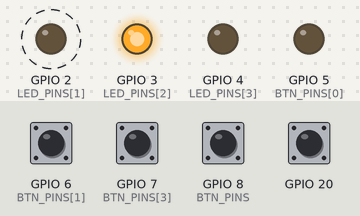
A sketch run on a simulated ESP32-C6. Parts: output pins drawn as LEDs (lit = HIGH). Dashed ring = blinking. The inputs (shaded band) are chosen by the test bench; at power-on: GPIO 6 (BTN_PINS[1]), GPIO 7 (BTN_PINS[3]), GPIO 8 (BTN_PINS), GPIO 20 HIGH. WiFi joins after 1.5 s; servers stay silent unless stated; random numbers use the default seed unless the sketch sets one; EEPROM starts erased; what the sketch prints to the serial monitor is not drawn.

Above: at 2.67 s.
3.6 s: GPIO 6 (BTN_PINS[1]) pulled LOW for 0.15 s
At 4.1 s:
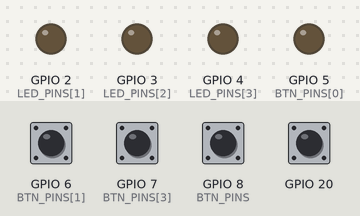
5.2 s: GPIO 8 (BTN_PINS) pulled LOW for 0.15 s
At 5.47 s:
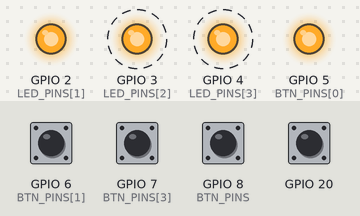
8.2 s: GPIO 20 pulled LOW for 1 s
At 8.8 s:
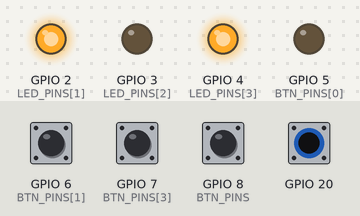
10.7 s: GPIO 20 pulled LOW for 0.15 s
At 10.79 s:
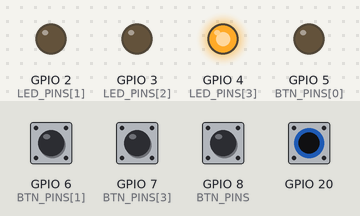
13.7 s: GPIO 8 (BTN_PINS) pulled LOW for 1 s
16.2 s: GPIO 6 (BTN_PINS[1]) pulled LOW for 1 s
Timing chart, 0 to 20.2 s (numbered marks = the images above; inputs shaded):
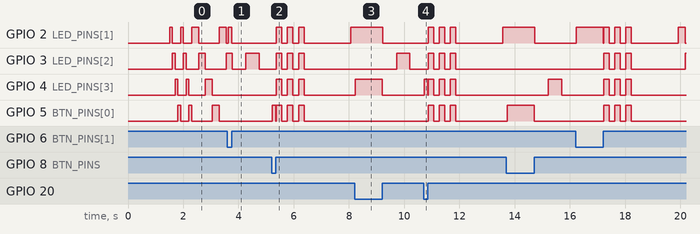

The sketch:

memory_game.ino
```cpp
//memory game for Seeed XIAO ESP32 C6
//LED pins: D0 red, D1 yellow, D2 green, D3 blue (through resistors to GND)
//Button pins: D4 red, D5 yellow, D7 green, D8 blue

#include <WiFi.h>
#include <WebServer.h>
#include <Preferences.h>

const char* WIFI_SSID = ""; //set to default when pushing
const char* WIFI_PASS = ""; //set to default when pushing


const int LED_PINS[4] = {D0, D1, D2, D3};
const int BTN_PINS[4] = {D4, D5, D7, D8};

const int MAX_LEVEL = 25;
int sequence[MAX_LEVEL];
int level = 0;

const int TOP = 10;
int scores[TOP];
int gameNums[TOP];
int gamesPlayed = 0;
Preferences prefs;
WebServer server(80);

void setup() {
  Serial.begin(115200);
  for (int i = 0; i < 4; i++) {
    pinMode(LED_PINS[i], OUTPUT);
    digitalWrite(LED_PINS[i], LOW);
    pinMode(BTN_PINS[i], INPUT_PULLUP);
  }
  prefs.begin("memgame", false);
  for (int i = 0; i < TOP; i++) {
    scores[i]   = prefs.getInt(("s" + String(i)).c_str(), 0);
    gameNums[i] = prefs.getInt(("g" + String(i)).c_str(), 0);
  }
  gamesPlayed = prefs.getInt("games", 0);

#if defined(WIFI_ENABLE) && defined(WIFI_ANT_CONFIG)
  pinMode(WIFI_ENABLE, OUTPUT);
  digitalWrite(WIFI_ENABLE, LOW);
  delay(100);
  pinMode(WIFI_ANT_CONFIG, OUTPUT); digitalWrite(WIFI_ANT_CONFIG, LOW);
#endif

  WiFi.begin(WIFI_SSID, WIFI_PASS);
  Serial.print("Connecting to Wi-Fi");
  for (int t = 0; t < 30 && WiFi.status() != WL_CONNECTED; t++) {
    delay(500);
    Serial.print(".");
  }
  Serial.println();

  server.on("/", showLeaderboard);
  server.begin();

  xTaskCreate([](void*) { while (true) { server.handleClient(); delay(2); } },
              "web", 4096, NULL, 1, NULL);

  printAddress();
  randomSeed(esp_random());
  startupAnimation();
}

void loop() {
  waitForAnyPress();
  delay(500);
  level = 0;

  while (true) {
    sequence[level] = random(4);
    level++;
    playSequence();

    if (!readPlayerInput()) {
      recordScore(level - 1);
      gameOver();
      break;
    }
    if (level >= MAX_LEVEL) {
      recordScore(MAX_LEVEL);
      winAnimation();
      break;
    }
    delay(600);
  }
}

void recordScore(int score) {
  gamesPlayed++;
  prefs.putInt("games", gamesPlayed);
  Serial.printf("Game %d: scored %d\n", gamesPlayed, score);
  if (score <= scores[TOP - 1]) {
    return;
  }

  int pos = TOP - 1;
  while (pos > 0 && scores[pos - 1] < score) {
    scores[pos] = scores[pos - 1];
    gameNums[pos] = gameNums[pos - 1];
    pos--;
  }
  scores[pos] = score;
  gameNums[pos] = gamesPlayed;

  for (int i = 0; i < TOP; i++) {
    prefs.putInt(("s" + String(i)).c_str(), scores[i]);
    prefs.putInt(("g" + String(i)).c_str(), gameNums[i]);
  }

  Serial.printf("New #%d score!\n", pos + 1);
  printAddress();
}

void showLeaderboard() {
  String html = "<html><head><meta name='viewport' content='width=device-width'>"
                "<meta http-equiv='refresh' content='5'><title>Leaderboard</title></head>"
                "<body style='font-family:sans-serif'><h1>Memory Game Leaderboard</h1>"
                "<table border='1' cellpadding='6'><tr><th>Rank</th><th>Score</th><th>Game #</th></tr>";
  for (int i = 0; i < TOP && scores[i] > 0; i++) {
    html += "<tr><td>" + String(i + 1) + "</td><td>" + String(scores[i]) +
            "</td><td>" + String(gameNums[i]) + "</td></tr>";
  }

  html += "</table><p>Games played: " + String(gamesPlayed) + "</p></body></html>";
  server.send(200, "text/html", html);
}

void printAddress() {
  if (WiFi.status() == WL_CONNECTED) {
    Serial.printf("Leaderboard: http://%s/\n", WiFi.localIP().toString().c_str());

  } else {
    Serial.println("Wi-Fi not connected - leaderboard page unavailable");
  }
}

void flash(int color, int onMs) {
  digitalWrite(LED_PINS[color], HIGH);
  delay(onMs);
  digitalWrite(LED_PINS[color], LOW);
}

void playSequence() {

  int onMs = max(150, 500 - level * 15);
  for (int i = 0; i < level; i++) {
    flash(sequence[i], onMs);
    delay(onMs / 2);
  }
}


int readButton(unsigned long timeoutMs) {
  unsigned long start = millis();
  while (millis() - start < timeoutMs) {
    for (int i = 0; i < 4; i++) {
      if (digitalRead(BTN_PINS[i]) == LOW) {
        delay(20);
        if (digitalRead(BTN_PINS[i]) == LOW) {
          digitalWrite(LED_PINS[i], HIGH);
          while (digitalRead(BTN_PINS[i]) == LOW) {
            delay(5);
          }

          digitalWrite(LED_PINS[i], LOW);
          delay(20);
          return i;
        }
      }
    }
    delay(1);
  }
  return -1;
}

bool readPlayerInput() {
  for (int i = 0; i < level; i++) {
    int pressed = readButton(3000);
    if (pressed != sequence[i]) return false;
  }
  return true;
}

void waitForAnyPress() {

  int i = 0;
  while (true) {
    digitalWrite(LED_PINS[i], HIGH);
    if (readButton(250) >= 0) {
      allOff();
      return;
    }

    digitalWrite(LED_PINS[i], LOW);
    i = (i + 1) % 4;
  }
}

void allOff() {
  for (int i = 0; i < 4; i++) {
    digitalWrite(LED_PINS[i], LOW);
  }
}

void allOn() {
  for (int i = 0; i < 4; i++) {
    digitalWrite(LED_PINS[i], HIGH);
  }
}

void startupAnimation() {
  for (int r = 0; r < 2; r++) {
    for (int i = 0; i < 4; i++) {
      flash(i, 100);
    }
  }
}

void gameOver() {
  Serial.printf("Game over! You reached level %d\n", level - 1);
  for (int r = 0; r < 3; r++) {
    allOn();  delay(200);
    allOff(); delay(200);
  }

  delay(500);
  for (int s = 0; s < level - 1; s++) {
    flash(0, 150);
    delay(150);
  }
  delay(1000);
}

void winAnimation() {
  for (int r = 0; r < 5; r++) {
    startupAnimation();
  }
}
```

Measured:
- by itself, GPIO 3 (LED_PINS[2]): repeats every 0.40 s: LOW 0.20 s, HIGH 0.20 s
- by itself, GPIO 4 (LED_PINS[3]), GPIO 5 (BTN_PINS[0]): alternates HIGH for 0.20 s and LOW for 0.20 s, 6 changes in all, then stays LOW
